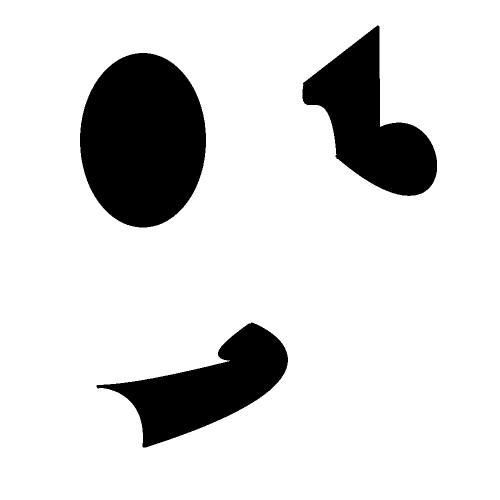
#> input picture world2.jpg, 1000 x 1000 px (shown at 1/2 size)
$ python rob_planning.py
#> lines starting #> are read from the running program, lines starting #| are printed output that depends on the picture; after the words box and inside, x2 and y2 are one past the last pixel; in counts of white or black regions, pixels touching at a corner belong together
import matplotlib.pyplot as plt
from matplotlib import colors
import numpy as np

from matplotlib.path import Path
import matplotlib.patches as patches

import imageio

import cv2
import tqdm


face = cv2.imread('world2.jpg')
#> face is the input picture: shape (1000, 1000, 3); min 0, max 255, mean 216.3


fig, ax = plt.subplots()


ax.imshow(face, alpha = 0.7)
# draw gridlines
# ax.grid(which='major', axis='both', linestyle='-', color='k', linewidth=1)
# ax.set_xticks(np.arange(-0.5, 49.5, 1));
# ax.set_yticks(np.arange(-0.75, 49.5, 1));
ax.xaxis.set_major_formatter(plt.NullFormatter())
ax.yaxis.set_major_formatter(plt.NullFormatter())

# global params
rezolution = 25
step = 1

# create discrete colormap
cmap = colors.ListedColormap(['white', 'green'])
bounds = [0,0.5,1]
norm = colors.BoundaryNorm(bounds, cmap.N)

# resize image to our selected resolution
face = cv2.resize(face, (rezolution,rezolution), interpolation = cv2.INTER_AREA)
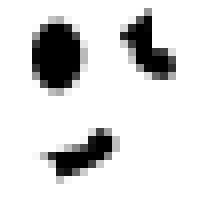
#> face: shape (25, 25, 3) (shown 8 times larger); min 0, max 255, mean 216.3

# take just first layer (single 2d matrix)
face2d = face[::,::,0]

#%%


fig, ax = plt.subplots()


data = np.zeros((rezolution,rezolution), dtype = float)


# reshape stuff, easier to iterate over array
face2d_r = face2d.reshape(rezolution**2,1)
#> face2d_r = 625 values, max 255 at index 0, min 0 at index 81, mean 216.3
data_r = data.reshape(rezolution**2,1)

for j in range(0,rezolution**2,1):

    if(face2d_r[j:j+step,::].mean() != 255):
        data_r[j:j+step,::] = 1
#> after the loop, data_r = 625 values, max 1 at index 42, min 0 at index 0, mean 0.219
        # print(face2d_r[j:j+step,::].mean())


def plot_point(x,y):

     plt.scatter(x-0.5, y-0.5, sizes=[100,100], facecolor='blue')
     ax.annotate((x, y), xy =(x, y),
     xytext =(x, y))

for j in range(0,rezolution**2-rezolution,1):

    # resore original indexes by indexing reshaped array
    index = np.unravel_index(np.ravel_multi_index((j, 0), face2d_r.shape), face2d.shape)

    if(((data_r[j-rezolution] == 0) and (data_r[j-1] == 0) and (data_r[j] != 0))):
        plot_point(index[1],index[0])
    elif(((data_r[j+rezolution] == 0)) and (data_r[j+1] == 0) and (data_r[j] != 0)):
        plot_point(index[1]+1,index[0]+1)
    elif(((data_r[j+rezolution] == 0)) and (data_r[j+1] == 0) and (data_r[j] != 0)):
        plot_point(index[1]+1,index[0]+1)
    elif(((data_r[j+rezolution] == 0) and (data_r[j-1] == 0) and (data_r[j] != 0))):
        plot_point(index[1],index[0]+1)
    elif(((data_r[j-rezolution] == 0) and (data_r[j+1] == 0) and (data_r[j] != 0))):
        plot_point(index[1]+1,index[0])

face = face2d_r.reshape(rezolution,rezolution)
data = data_r.reshape(rezolution,rezolution)
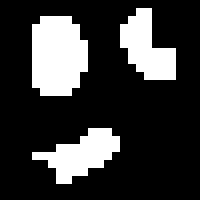
#> data: shape (25, 25) float64 (shown 8 times larger); values 0 (black) and 1 (white), 21.9% white; 3 white regions, box (x1, y1, x2, y2) and area: (4, 2, 11, 12) 60, (4, 16, 15, 23) 39, (15, 1, 22, 10) 38

ax.imshow(data, cmap=cmap, norm=norm)


#%%


# plt.ylim(10,25)


# draw gridlines
ax.grid(which='major', axis='both', linestyle='-', color='k', linewidth=0.5)
ax.set_xticks(np.arange(-0.5, rezolution-0.5, 1));
ax.set_yticks(np.arange(-0.5, rezolution-0.5, 1));
ax.xaxis.set_major_formatter(plt.NullFormatter())
ax.yaxis.set_major_formatter(plt.NullFormatter())


# ax.axis('off')

plt.show()
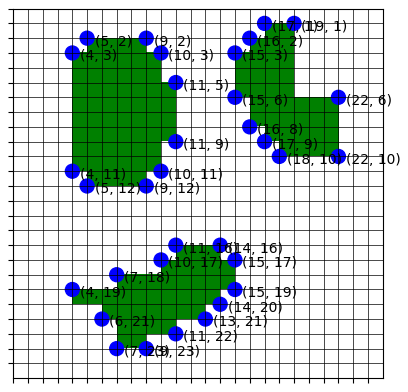
#> figure drawn by matplotlib, 1 panel
